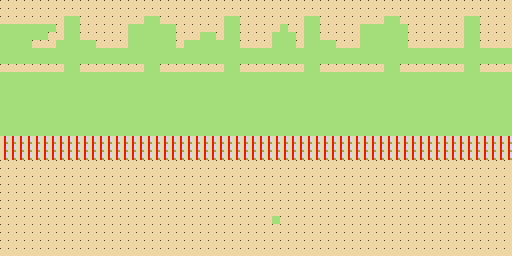

This is a level from a 2D game, rendered from its Tiled map with the project's own tilesets. A one-line summary and the map file follow, with tile-layer data summarised:
An orthogonal 64x32 tile map with 8x8 px tiles, 1 tile layer (Tile Layer 1).

<map version="1.10" tiledversion="1.11.2" orientation="orthogonal" renderorder="right-down" width="64" height="32" tilewidth="8" tileheight="8" infinite="0" nextlayerid="2" nextobjectid="1">
 <editorsettings>
  <export target="../train.c" format="gba" />
 </editorsettings>
 <tileset firstgid="1" source="tileset.tsx" />
 <layer id="1" name="Tile Layer 1" width="64" height="32">
  <data>[2048 cells, 2048 non-empty, 33 distinct tile ids]</data>
 </layer>
</map>